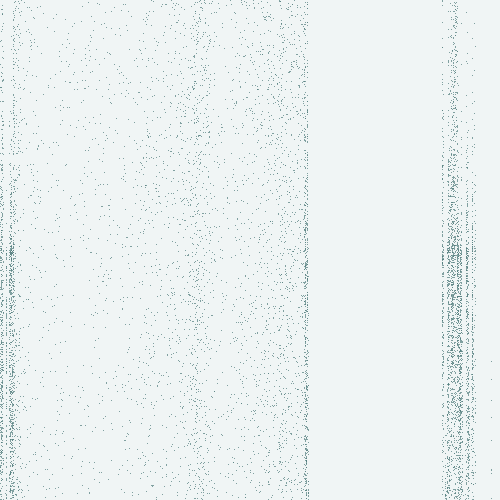
Frame 1 (no input)
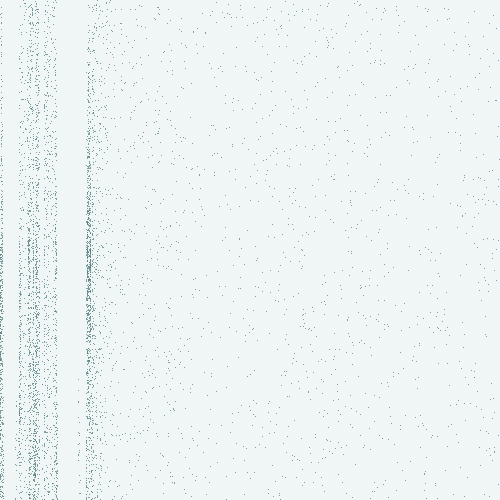
Frame 60 (the mouse pressed at the canvas centre just before this capture)
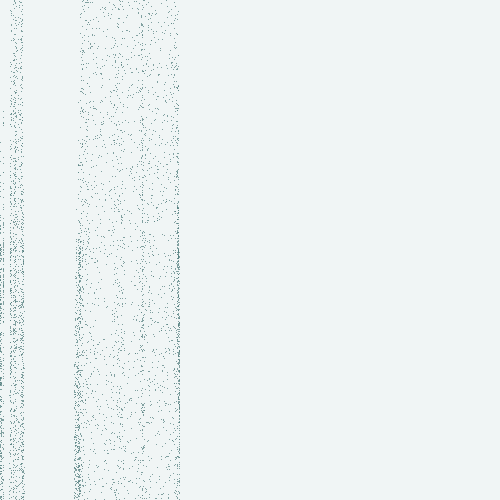
Frame 120 (the mouse held since frame 60 and released just before this capture)

The Processing sketch that drew these frames (run headless with seeded random() and noise(); from frame 60 on, the mouse is pressed at the canvas centre):

// Processing sketch: processing_133164
// ── processing_133164.pde

int totalPts = 100000;
float moves = totalPts + 1;
void setup() {
  size(500, 500);
  frameRate(18);
} 

void draw() {
  background(#F0F5F5);
  stroke(#527E7E);
  float rand = 0;
  for  (int i = 1; i < moves; i++) {
    point( (width/moves) * i, (height/2) + random(-rand, rand) );
    rand += random(-70, 70);
  }
}
